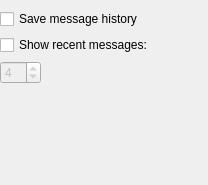
<?xml version="1.0" encoding="UTF-8"?>
<ui version="4.0">
 <class>HistorySettingsClass</class>
 <widget class="QWidget" name="HistorySettingsClass">
  <property name="geometry">
   <rect>
    <x>0</x>
    <y>0</y>
    <width>208</width>
    <height>185</height>
   </rect>
  </property>
  <property name="windowTitle">
   <string>HistorySettings</string>
  </property>
  <layout class="QVBoxLayout" name="verticalLayout_2">
   <property name="leftMargin">
    <number>0</number>
   </property>
   <property name="topMargin">
    <number>9</number>
   </property>
   <property name="rightMargin">
    <number>0</number>
   </property>
   <property name="bottomMargin">
    <number>1</number>
   </property>
   <item>
    <widget class="QCheckBox" name="saveHistoryBox">
     <property name="text">
      <string>Save message history</string>
     </property>
    </widget>
   </item>
   <item>
    <widget class="QCheckBox" name="recentBox">
     <property name="text">
      <string>Show recent messages:</string>
     </property>
    </widget>
   </item>
   <item>
    <widget class="QSpinBox" name="messagesCountBox">
     <property name="enabled">
      <bool>false</bool>
     </property>
     <property name="sizePolicy">
      <sizepolicy hsizetype="Fixed" vsizetype="Fixed">
       <horstretch>0</horstretch>
       <verstretch>0</verstretch>
      </sizepolicy>
     </property>
     <property name="minimum">
      <number>1</number>
     </property>
     <property name="maximum">
      <number>40</number>
     </property>
     <property name="value">
      <number>4</number>
     </property>
    </widget>
   </item>
   <item>
    <spacer name="verticalSpacer">
     <property name="orientation">
      <enum>Qt::Vertical</enum>
     </property>
     <property name="sizeHint" stdset="0">
      <size>
       <width>20</width>
       <height>40</height>
      </size>
     </property>
    </spacer>
   </item>
  </layout>
 </widget>
 <layoutdefault spacing="6" margin="11"/>
 <resources/>
 <connections>
  <connection>
   <sender>recentBox</sender>
   <signal>toggled(bool)</signal>
   <receiver>messagesCountBox</receiver>
   <slot>setEnabled(bool)</slot>
   <hints>
    <hint type="sourcelabel">
     <x>211</x>
     <y>48</y>
    </hint>
    <hint type="destinationlabel">
     <x>377</x>
     <y>52</y>
    </hint>
   </hints>
  </connection>
 </connections>
</ui>
